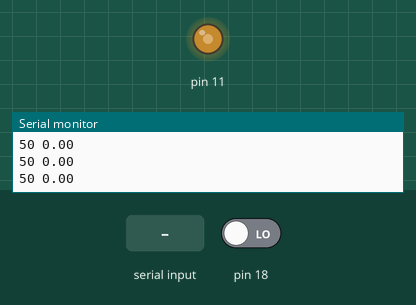
A sketch run on a simulated Arduino Mega 2560, built with avr-gcc and run on an emulated ATmega2560. Parts: output pins drawn as LEDs (lit = HIGH), the last lines printed to the serial monitor. Inputs (shaded band) come from the test bench; at power-on: pin 18 LOW.

Above: at 1.2 s.
1.3 s: "90,45\n" received over Serial
At 2.4 s:
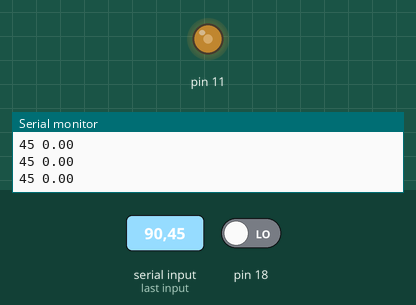
2.8 s: "5\n" received over Serial
At 3.7 s:
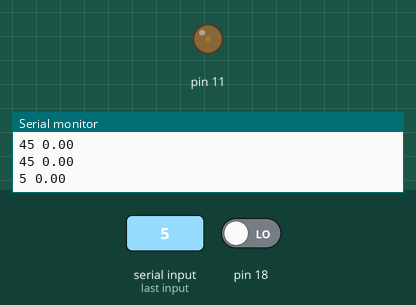
4.3 s: "90\n" received over Serial
At 5.3 s:
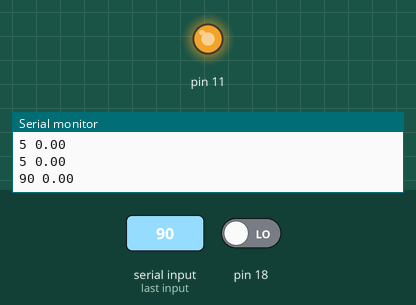
Timing chart, 0 to 7.3 s (numbered marks = the images above; inputs shaded):
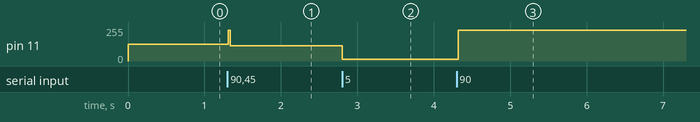

Measured:
- after the input at 1.3 s, pin 11: 127/255 → 115/255 at once
- after the input at 2.8 s, pin 11: 115/255 → 13/255 at once
- after the input at 4.3 s, pin 11: 13/255 → 229/255 at once

The sketch:

PWM_Interrupt_homework.ino
```cpp
/*-------------------------------------------------------------------------------------------------------
file name : PWM_Interrupt_homework

made : 12170410 기계공학과 장한빈

data : 2021.11.02

youtube link : https://youtu.be/-FRdAowtVuU

abstract : PIN11(PB5,OC1A) - Fast PWM generate
           PIN18(PD3,INT3) - external register
           핀11번에서 Fast PWM mode로 설정하고 1000Hz의 속도로 PWM신호를 보낸다.
           Serial에서 duty값을 받아 해당하는 PWM신호를 external interrupt service를 이용하여 측정한다.
           이후 입력값과 측정값을 다시 serial print한다.
-------------------------------------------------------------------------------------------------------*/

volatile float time_start;
volatile float time_end;
volatile float time_gap;
volatile float measured_duty;
int duty = 50;
int buffer;

void PWM_init() // PWM 초기설정
{
  DDRB |= 0b00100000;              // 출력설정

  // mode : fast PWM mode, when TCNT1 is matched at OCR1A OC1A clearing.
  TCCR1A &= 0b00111100;
  TCCR1A |= 0b10000010; // WGM11 = 1 , WGM10 = 0 // COM1A1 = 1 , COM1A0 = 0
  TCCR1B &= 0b11100111;
  TCCR1B |= 0b00011000; // WGM13 = 1, WGM12 = 1


  ICR1 = (uint16_t)1999; // TOP값 설정
  OCR1A = (uint16_t)(1999.0*(float)duty*0.01); // TCNT1이 OCR1A까지 증가함.


  // prescale clk/8으로 설정
  TCCR1B &= ~_BV(CS12);
  TCCR1B |= _BV(CS11);
  TCCR1B &= ~_BV(CS10);

  // counter 0값으로 초기화
  TCNT1 = 0x0000;
}

void interrupt_init() // interrupt관련 초기 설정
{
  EICRA &= ~_BV(ISC31);
  EICRA |= _BV(ISC30); // any edge detection
  EIFR |= _BV(INTF3); // flag clear
  EIMSK |= _BV(INT3); // external interrupt enable
}

ISR(INT3_vect)
{
  if (PIND & 0b00001000) // interrupt가 걸렸을때 입력 상태를 확인. ON인 상태면 rise edge, OFF 상태이면 falling edge임을 알 수 있음
  {
    time_start = TCNT1;
  }
  else // falling edge
  {
    time_end = TCNT1;
    time_gap = time_end - time_start;
    measured_duty = time_gap/2000.0*100; // 측정된 duty값
  }
}

void setup() {
  Serial.begin(115200);
  PWM_init(); // PWM 초기 설정
  interrupt_init(); // interrupt 초기설정
  sei(); // global interrupt enable
}

void loop() {
  if (Serial.available())
  {
    buffer = Serial.parseInt(); // 입력값을 buffer에 저장함.
    if (buffer != 0)  // 입력값에 값에 대입 이후 0으로 입력되는 오류가 있어서 넣었습니다.
    {
      if (buffer < 5) // buffer가 5보다 작으면 duty값을 5로
      {
        buffer = 5;
        duty = buffer;
        OCR1A = (uint16_t)(1999.0*(float)duty*0.01);

      }
      else if (buffer > 95) // buffer가 95보다 작으면 duty값을 95로
      {
        buffer = 95;
        duty = buffer;
        OCR1A = (uint16_t)(1999.0*(float)duty*0.01);
      }
      else{ // 입력한 duty값으로 설정
        duty = buffer;
        OCR1A = (uint16_t)(1999.0*(float)duty*0.01);
      }
    }
  }

  Serial.print(duty);
  Serial.print(" ");
  Serial.println(measured_duty);

  delay(20);
}
```
